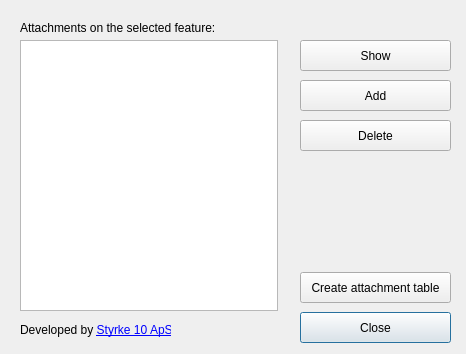
<?xml version="1.0" encoding="UTF-8"?>
<ui version="4.0">
 <class>Dialog</class>
 <widget class="QDialog" name="Dialog">
  <property name="geometry">
   <rect>
    <x>0</x>
    <y>0</y>
    <width>466</width>
    <height>354</height>
   </rect>
  </property>
  <property name="windowTitle">
   <string>AttachmentManager</string>
  </property>
  <widget class="QPushButton" name="btnAttachShow">
   <property name="geometry">
    <rect>
     <x>300</x>
     <y>40</y>
     <width>151</width>
     <height>31</height>
    </rect>
   </property>
   <property name="text">
    <string>Show</string>
   </property>
  </widget>
  <widget class="QPushButton" name="btnAttachAdd">
   <property name="geometry">
    <rect>
     <x>300</x>
     <y>80</y>
     <width>151</width>
     <height>31</height>
    </rect>
   </property>
   <property name="text">
    <string>Add</string>
   </property>
  </widget>
  <widget class="QPushButton" name="btnAttachDelete">
   <property name="geometry">
    <rect>
     <x>300</x>
     <y>120</y>
     <width>151</width>
     <height>31</height>
    </rect>
   </property>
   <property name="text">
    <string>Delete</string>
   </property>
  </widget>
  <widget class="QPushButton" name="btnClose">
   <property name="geometry">
    <rect>
     <x>300</x>
     <y>312</y>
     <width>151</width>
     <height>31</height>
    </rect>
   </property>
   <property name="text">
    <string>Close</string>
   </property>
   <property name="default">
    <bool>true</bool>
   </property>
  </widget>
  <widget class="QLabel" name="copyrightLabel">
   <property name="geometry">
    <rect>
     <x>20</x>
     <y>320</y>
     <width>151</width>
     <height>21</height>
    </rect>
   </property>
   <property name="text">
    <string>&lt;html&gt;&lt;head/&gt;&lt;body&gt;&lt;p&gt;Developed by &lt;a href=&quot;https://styrke10.dk&quot;&gt;&lt;span style=&quot; text-decoration: underline; color:#0000ff;&quot;&gt;Styrke 10 ApS&lt;/span&gt;&lt;/a&gt;&lt;/p&gt;&lt;/body&gt;&lt;/html&gt;</string>
   </property>
   <property name="openExternalLinks">
    <bool>true</bool>
   </property>
  </widget>
  <widget class="QWidget" name="layoutWidget">
   <property name="geometry">
    <rect>
     <x>20</x>
     <y>40</y>
     <width>258</width>
     <height>271</height>
    </rect>
   </property>
   <layout class="QVBoxLayout" name="verticalLayout">
    <item>
     <widget class="QListWidget" name="listAttachment"/>
    </item>
   </layout>
  </widget>
  <widget class="QLabel" name="attachmentLabel">
   <property name="geometry">
    <rect>
     <x>20</x>
     <y>20</y>
     <width>421</width>
     <height>16</height>
    </rect>
   </property>
   <property name="text">
    <string>Attachments on the selected feature:</string>
   </property>
  </widget>
  <widget class="QPushButton" name="btnSetupAttachments">
   <property name="geometry">
    <rect>
     <x>300</x>
     <y>272</y>
     <width>151</width>
     <height>31</height>
    </rect>
   </property>
   <property name="text">
    <string>Create attachment table</string>
   </property>
  </widget>
 </widget>
 <tabstops>
  <tabstop>listAttachment</tabstop>
  <tabstop>btnAttachShow</tabstop>
  <tabstop>btnAttachAdd</tabstop>
  <tabstop>btnAttachDelete</tabstop>
  <tabstop>btnSetupAttachments</tabstop>
  <tabstop>btnClose</tabstop>
 </tabstops>
 <resources/>
 <connections/>
</ui>
